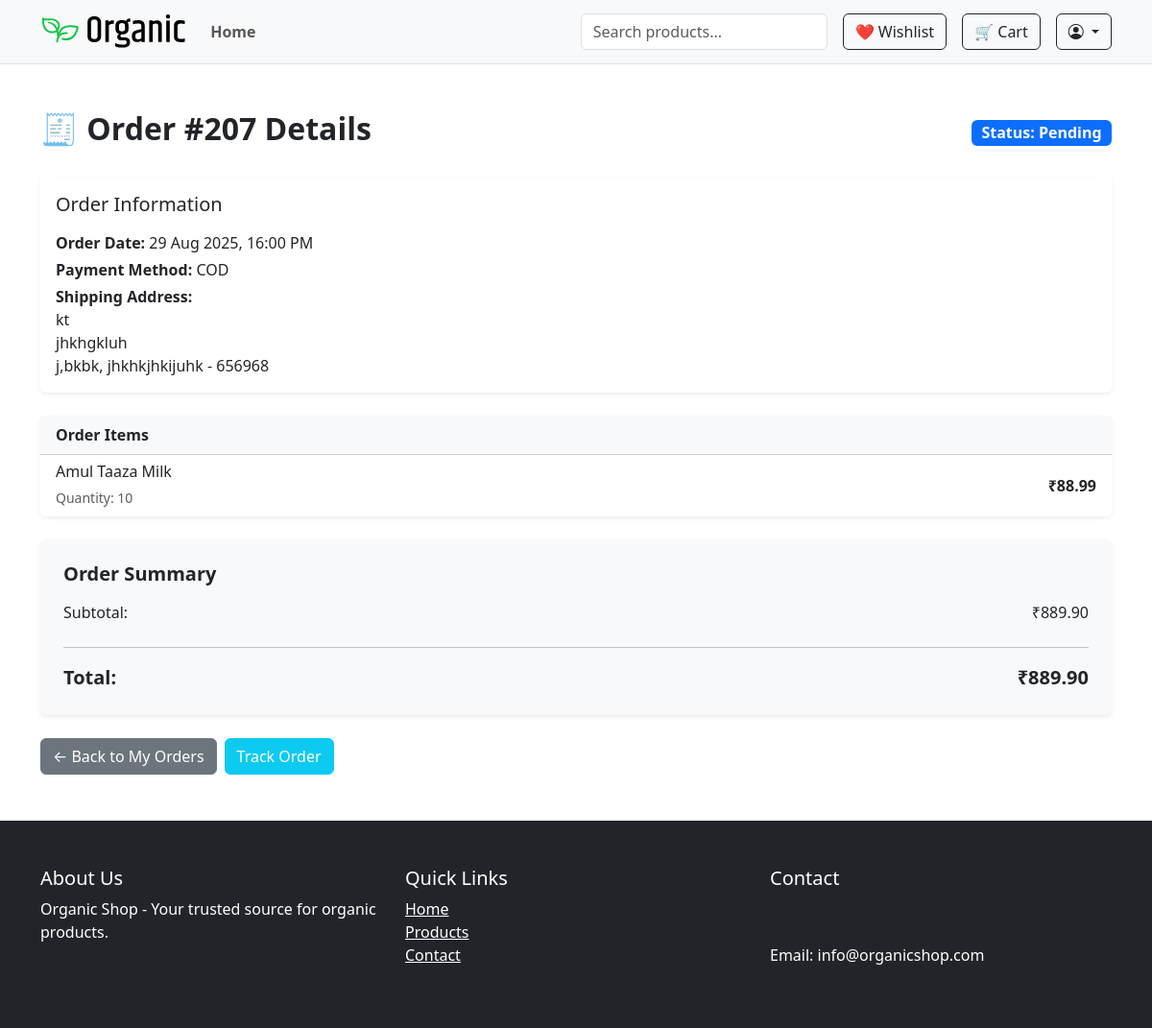
Before: /accounts/orders/207/ (signed in) with the older database file.
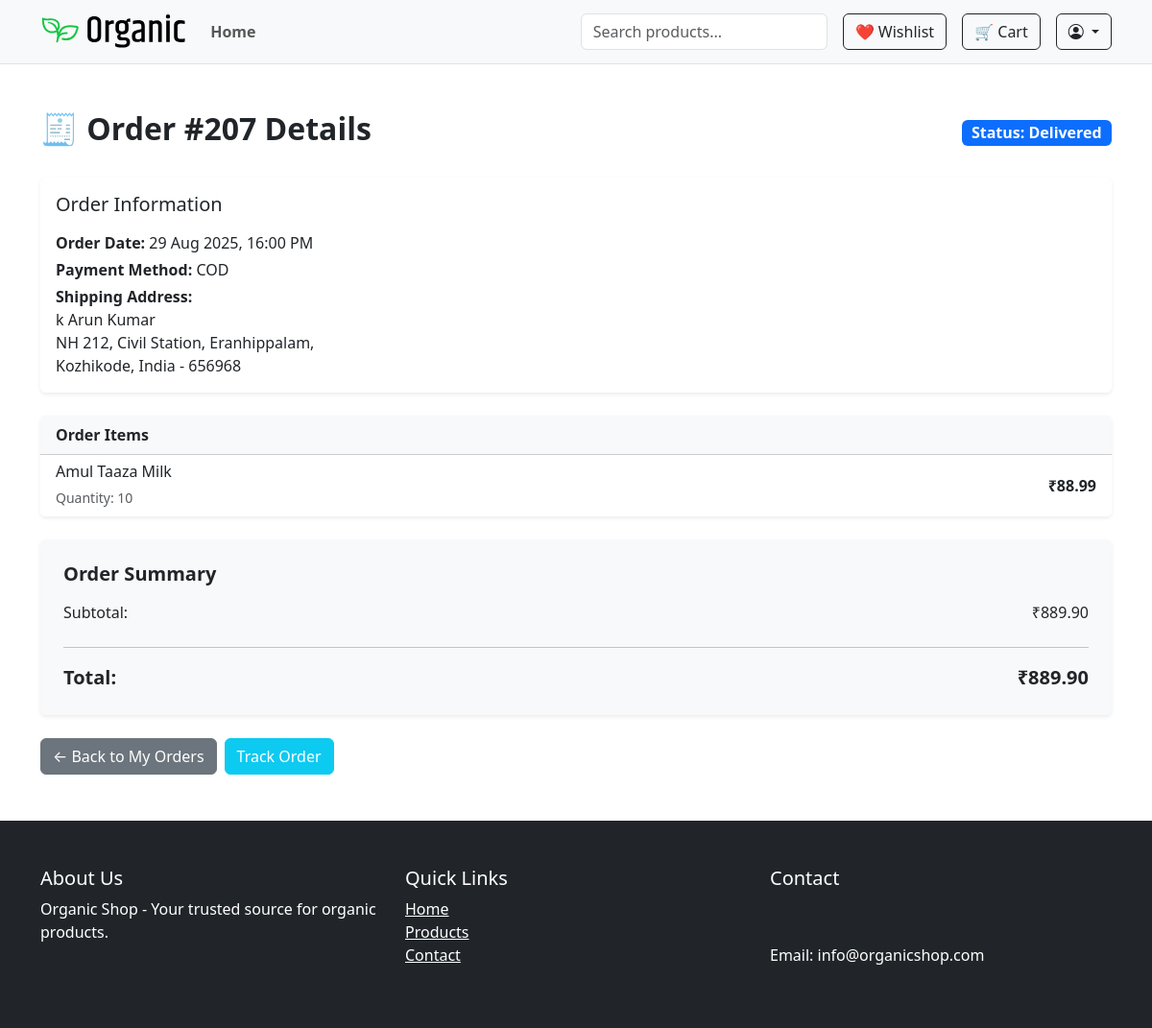
After: the same page with the newer database file.
### accounts/models.py (models this page shows, shortened)
class Order(models.Model):
    STATUS_CHOICES = [
        ('pending', 'Pending'),
        ('processing', 'Processing'),
        ('shipped', 'Shipped'),
        ('delivered', 'Delivered'),
        ('cancelled', 'Cancelled'),
    ]
    PAYMENT_CHOICES = [
        ('COD', 'Cash on Delivery'),
        ('ONLINE', 'Online Payment'),
    ]
    user = models.ForeignKey(User, on_delete=models.CASCADE)
    address = models.ForeignKey(Address, on_delete=models.SET_NULL, null=True)
    total_price = models.DecimalField(max_digits=10, decimal_places=2)
    promo_code = models.ForeignKey(PromoCode, on_delete=models.SET_NULL, null=True, blank=True)
    payment_method = models.CharField(max_length=20, choices=PAYMENT_CHOICES, default='COD')
    created_at = models.DateTimeField(auto_now_add=True)
    status = models.CharField(max_length=20, choices=STATUS_CHOICES, default='pending')
    is_paid = models.BooleanField(default=False)

class Address(models.Model):
    user = models.ForeignKey(User, on_delete=models.CASCADE, related_name='addresses')
    full_name = models.CharField(max_length=100)
    phone = models.CharField(max_length=20)
    address_line = models.TextField()
    city = models.CharField(max_length=50)
    postal_code = models.CharField(max_length=10)
    state=models.CharField(max_length=50)
    country = models.CharField(max_length=50)
    is_default = models.BooleanField(default=False)

### accounts/views.py (the view)
# urls.py: path('orders/<int:order_id>/', views.order_detail_view, name='order_detail'),
@login_required
def order_detail_view(request, order_id):
    order = get_object_or_404(
        Order.objects.select_related('address', 'promo_code')
                     .prefetch_related('items__product'),
        id=order_id,
        user=request.user
    )
    subtotal = sum(item.price * item.quantity for item in order.items.all())
    discount = (Decimal(order.promo_code.discount_percentage) / Decimal('100')) * subtotal if order.promo_code else Decimal('0')
    total = order.total_price
    return render(request, 'accounts/order_detail.html', {
        'order': order,
        'items': order.items.all(),
        'subtotal': subtotal,
        'discount': discount,
        'total': total
    })

### shop/context_processors.py (called while the page is built)
def wishlist_context(request):
    wishlist_count = 0
    if request.user.is_authenticated:
        wishlist_count = Wishlist.objects.filter(user=request.user).count()
    return {'wishlist_items_count': wishlist_count}

### accounts/templates/accounts/order_detail.html (shortened to what this page needs)
{% extends 'shop/base.html' %}
{% block content %}
<div class="container py-5">
  <div class="d-flex justify-content-between align-items-center mb-4">
    <h2 class="fw-bold">🧾 Order #{{ order.id }} Details</h2>
    <span class="badge bg-primary fs-6">Status: {{ order.get_status_display }}</span>
  </div>
  <div class="card mb-4 shadow-sm border-0">
    <div class="card-body">
      <h5 class="card-title mb-3">Order Information</h5>
      <p class="mb-1"><strong>Order Date:</strong> {{ order.created_at|date:"d M Y, H:i A" }}</p>
      <p class="mb-1"><strong>Payment Method:</strong> {{ order.payment_method }}</p>
      <p class="mb-0"><strong>Shipping Address:</strong> <br>
        {{ order.address.full_name }}<br>
        {{ order.address.address_line }}<br>
        {{ order.address.city }}, {{ order.address.country }} - {{ order.address.postal_code }}
      </p>
    </div>
  </div>
  <div class="card mb-4 shadow-sm border-0">
    <div class="card-header bg-light fw-bold">Order Items</div>
    <ul class="list-group list-group-flush">
      {% for item in items %}
      <li class="list-group-item d-flex justify-content-between align-items-center">
        <div>
          <h6 class="mb-1">{{ item.product.name }}</h6>
          <small class="text-muted">Quantity: {{ item.quantity }}</small>
        </div>
        <span class="fw-semibold">₹{{ item.price|floatformat:2 }}</span>
      </li>
      {% endfor %}
    </ul>
  </div>
  <div class="card p-4 shadow-sm border-0 bg-light">
    <h5 class="fw-bold mb-3">Order Summary</h5>
    <div class="d-flex justify-content-between mb-2">
      <span>Subtotal:</span>
      <span>₹{{ subtotal|floatformat:2 }}</span>
    </div>
    <hr>
    <div class="d-flex justify-content-between fw-bold fs-5">
      <span>Total:</span>
      <span>₹{{ total|floatformat:2 }}</span>
    </div>
  </div>
  <div class="mt-4 d-flex flex-wrap gap-2">
    <a href="{% url 'accounts:my_orders' %}" class="btn btn-secondary">← Back to My Orders</a>
    <a href="{% url 'accounts:order_tracking' order.id %}" class="btn btn-info text-white">Track Order</a>
  </div>
</div>
{% endblock %}

Changed rows visible on the page:
changed Order "COD": status "Pending" → "Delivered"; address.full_name "kt" → "k Arun Kumar"; address.address_line "jhkhgkluh" → "NH 212, Civil Station, Eranhippalam,"; address.city "j,bkbk" → "Kozhikode"; address.country "jhkhkjhkijuhk" → "India"
